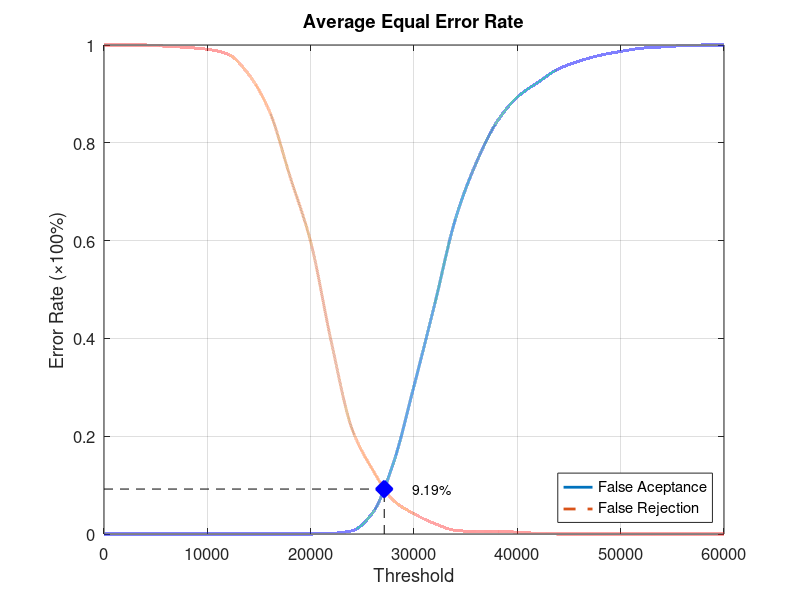
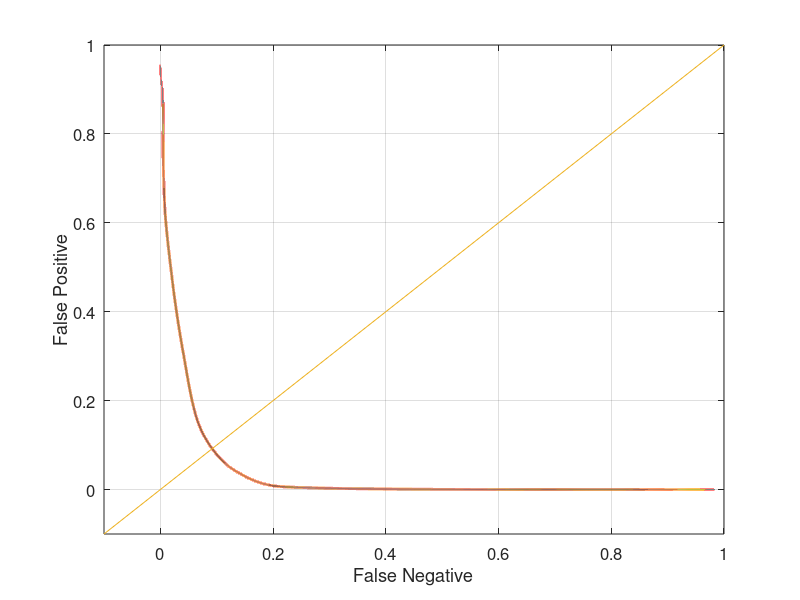

Source code (MATLAB) for these figures, in order:
function yEER = Experiment4Average
close all;
clear;
clc;
x = 0:2000:60000;
xq = 0:0.5:60000;

y0 = [0 0 0 0 0 0 0 0 0 0 0 0.00131579 0.00657895 0.0434211 0.144737 0.302632 0.469737 0.643421 0.757895 0.842105 0.893421 0.923684 0.951316 0.967105 0.978947 0.986842 0.993421 0.996053 0.998684 1 1];
yy0 = interp1(x, y0, xq, 'pchip');
y1 = [1 1 1 0.9975 0.995 0.99125 0.98125 0.94 0.865 0.73125 0.5975 0.3925 0.215 0.13125 0.06875 0.04125 0.02125 0.0075 0.005 0.005 0.00375 0.00125 0 0 0 0 0 0 0 0 0];
yy1 = interp1(x, y1, xq, 'pchip');

% Calculating EER: 
y2 = abs(y0 - y1);
find(y2 == min(y2))
yy2 = abs(yy0 - yy1);
xEER = find(yy2 == min(yy2));
xEERIndex = xq(xEER) % X-axis EER
yEER = yy0(xEER) % Y-axis EER

main = figure
plot(xq, yy0,'-','LineWidth', 2);	hold on
plot(xq, yy1,'--','LineWidth', 2);	hold on
plot([xEERIndex xEERIndex], [0 yEER], 'k--');	hold on
plot([0 xEERIndex], [yEER yEER], 'k--');	hold on
plot(xEERIndex, yEER, 'bx', 'LineWidth', 10);	hold on
text(xEERIndex + 10 * xEERIndex / 100, yEER, [num2str(round((10000 * yEER)) / 100) '%'])
legend('False Aceptance', 'False Rejection', 'Location', 'SouthEast')
xlabel('Threshold')
ylabel('Error Rate (\times100%)')
title('Average Equal Error Rate')
set(gca, 'FontSize', 12)
axis([0 60000 0 1])
grid on

print(main, 'Experiment4AverageMain', '-dpng');
FNRxFPR = figure('Color', [1 1 1]);
plot(yy1, yy0, '-', yy1, yy0, 'LineWidth', 2);
hold on
y = -0.1:0.1:1
plot(y, y); 
set(gca, 'FontSize', 12)
xlabel('False Negative')
ylabel('False Positive')
axis([-0.1 1 -0.1 1])
set(gca, 'FontSize', 12)
grid on

print(FNRxFPR, 'Experiment4AverageFNRxFPR','-dpng');
end
